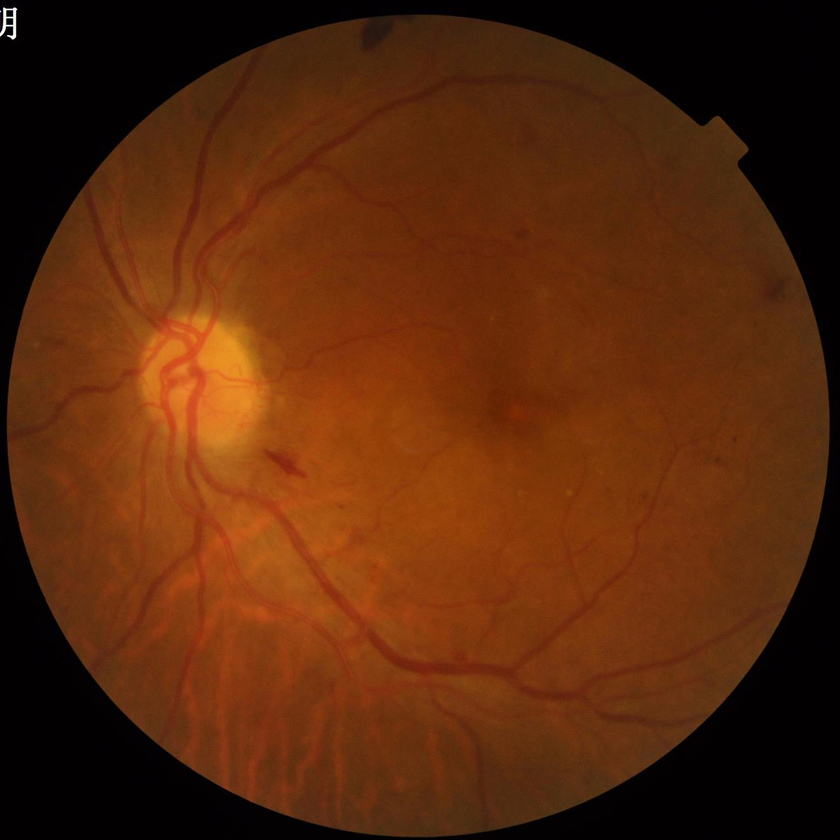
#> input picture Fundus_Project/training_set/images/100_D.png, 840 x 840 px, shrunk from 2048 x 2048 before the run, found by its file name; its folder holds only this picture in this run
$ python full_dataset_evaluation.py
#> lines starting #> are read from the running program, lines starting #| are printed output that depends on the picture; after the words box and inside, x2 and y2 are one past the last pixel; in counts of white or black regions, pixels touching at a corner belong together; long printed decimals are rounded
#> in evaluate_dataset, img is the input picture: shape (840, 840, 3); mean B, G, R 11.5, 40, 88.1
import cv2
import numpy as np
import os


# PARAMETERS TO SEARCH
GAUSSIAN_KERNELS = [51, 61]
THRESHOLD_VALUES = [8, 10, 12]
DILATION_ITERATIONS = [1, 2]


# Segmentation Function
def segment_vessels(image, gaussian_kernel, threshold_value, dilation_iter):

    # Extract green channel
#> called with gaussian_kernel = 51, threshold_value = 8, dilation_iter = 1
    green = image[:, :, 1]
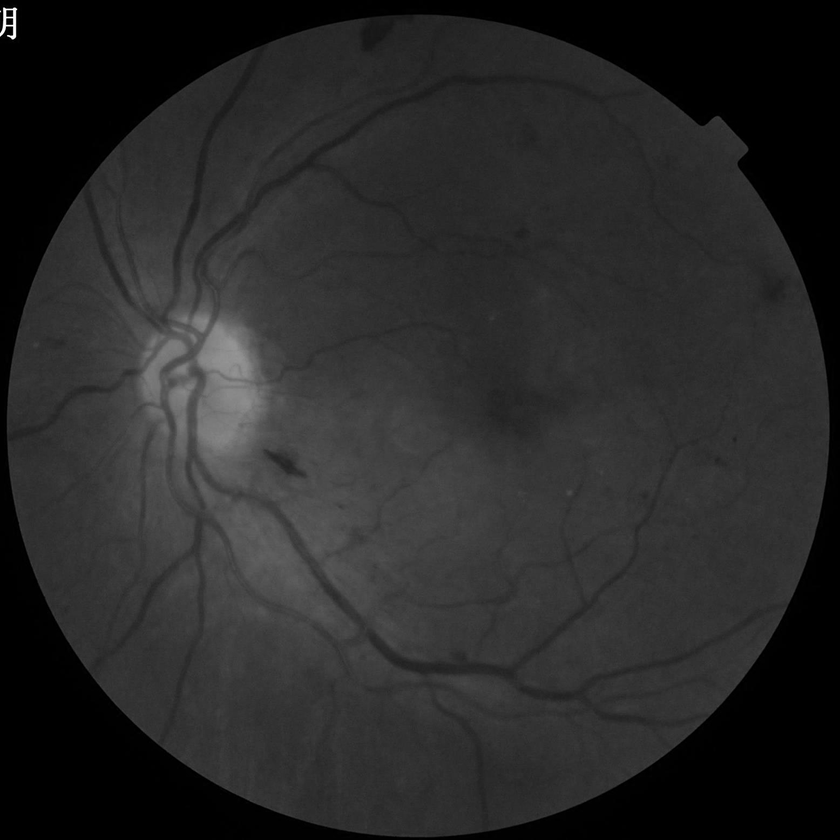
#> green: shape (840, 840); min 0, max 255, mean 40

    # Illumination correction (large Gaussian blur)
    blur_large = cv2.GaussianBlur(
        green,
        (gaussian_kernel, gaussian_kernel),
        0
    )

    corrected = cv2.subtract(blur_large, green)

    # Normalize to full intensity range
    corrected = cv2.normalize(
        corrected,
        None,
        0,
        255,
        cv2.NORM_MINMAX
    )

    # Apply circular mask (remove black borders)
    h, w = green.shape
#> h = 840; w = 840
    mask_circle = np.zeros((h, w), dtype=np.uint8)
    cv2.circle(
        mask_circle,
        (w // 2, h // 2),
        min(h, w) // 2 - 10,
        255,
        -1
    )
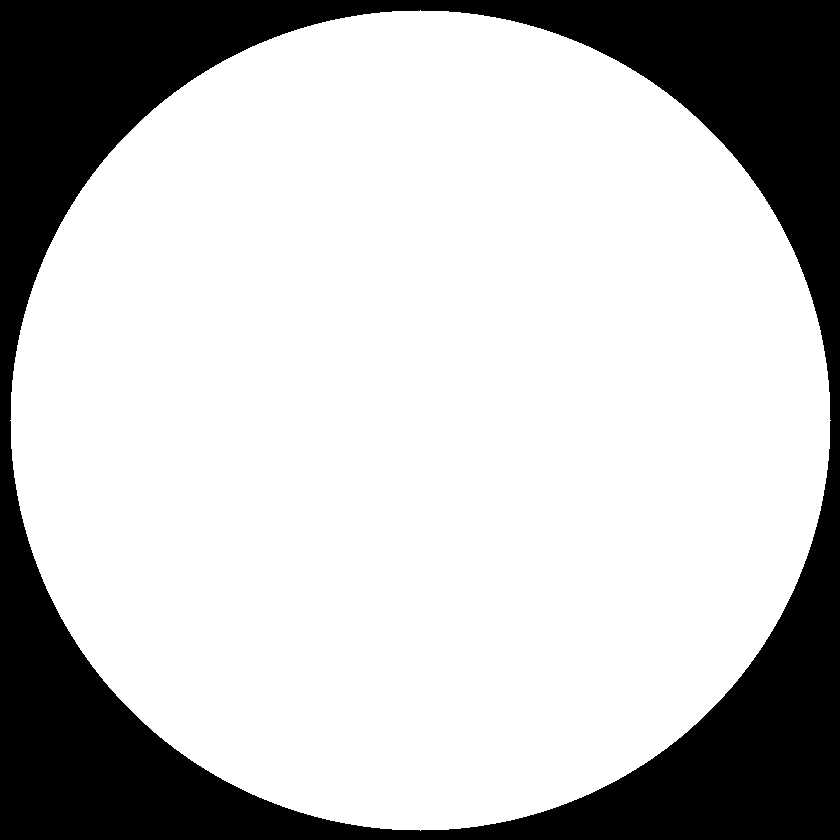
#> mask_circle: shape (840, 840); 74.8% white; 1 black region, box (x1, y1, x2, y2) and area: (0, 0, 840, 840) 177555

    corrected = cv2.bitwise_and(
        corrected,
        corrected,
        mask=mask_circle
    )

    # Global threshold
    _, binary = cv2.threshold(
        corrected,
        threshold_value,
        255,
        cv2.THRESH_BINARY
    )
#> binary: shape (840, 840); 6.6% white; 4058 white regions (3899 under 20 px), largest, box (x1, y1, x2, y2) and area: (20, 63, 450, 734) 16669, (365, 474, 666, 681) 2975, (116, 10, 705, 146) 2168

    # Dilation (recover thin vessels)
    kernel = cv2.getStructuringElement(
        cv2.MORPH_ELLIPSE,
        (3, 3)
    )

    dilated = cv2.dilate(
        binary,
        kernel,
        iterations=dilation_iter
    )
#> dilated: shape (840, 840); 12.3% white; 2321 white regions (1858 under 20 px), largest, box (x1, y1, x2, y2) and area: (19, 62, 773, 735) 34827, (115, 9, 706, 147) 3349, (107, 419, 162, 573) 1263

    # Closing (connect broken vessels)
    closed = cv2.morphologyEx(
        dilated,
        cv2.MORPH_CLOSE,
        kernel
    )
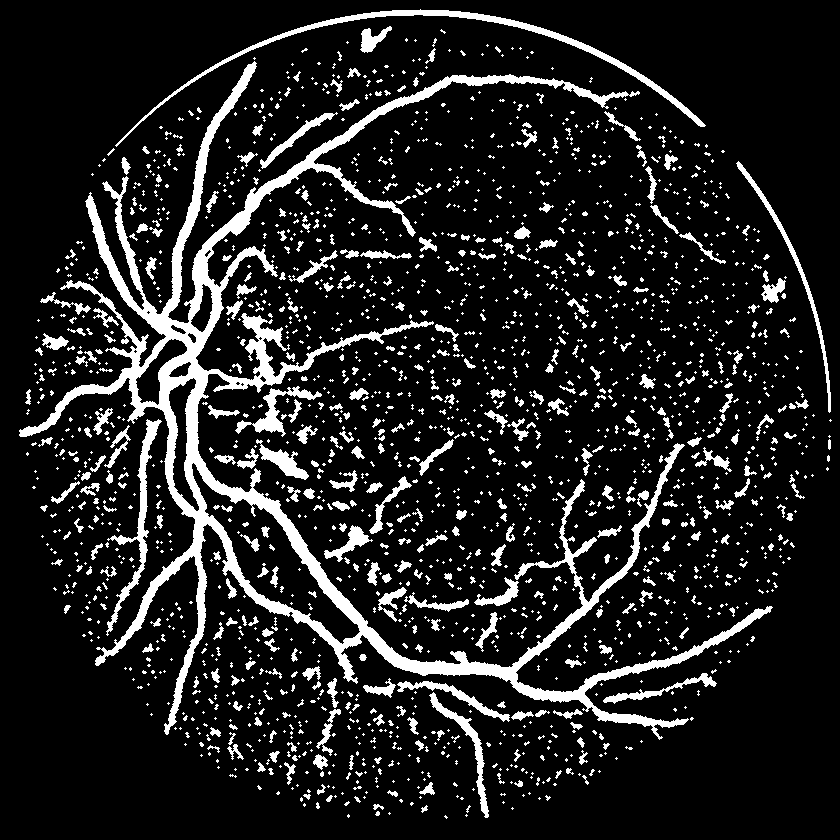
#> closed: shape (840, 840); 12.7% white; 2029 white regions (1565 under 20 px), largest, box (x1, y1, x2, y2) and area: (19, 61, 773, 740) 39250, (115, 9, 706, 147) 3349, (106, 419, 162, 636) 1672

    return closed


# Evaluation Function (Dice + Jaccard)

def evaluate_dataset(images_path,
                     masks_path,
                     gaussian_kernel,
                     threshold_value,
                     dilation_iter):

    image_files = sorted([
        f for f in os.listdir(images_path)
        if f.lower().endswith(('.png', '.jpg', '.jpeg'))
    ])

    dice_scores = []
    jaccard_scores = []

    for file in image_files:

        img_path = os.path.join(images_path, file)
        mask_path = os.path.join(masks_path, file)

        if not os.path.exists(mask_path):
            continue

        img = cv2.imread(img_path)
        if img is None:
            continue

        gt_mask = cv2.imread(mask_path, cv2.IMREAD_GRAYSCALE)
        if gt_mask is None:
            continue

        segmented = segment_vessels(
            img,
            gaussian_kernel,
            threshold_value,
            dilation_iter
        )

        seg = segmented > 0
        gt = gt_mask > 0
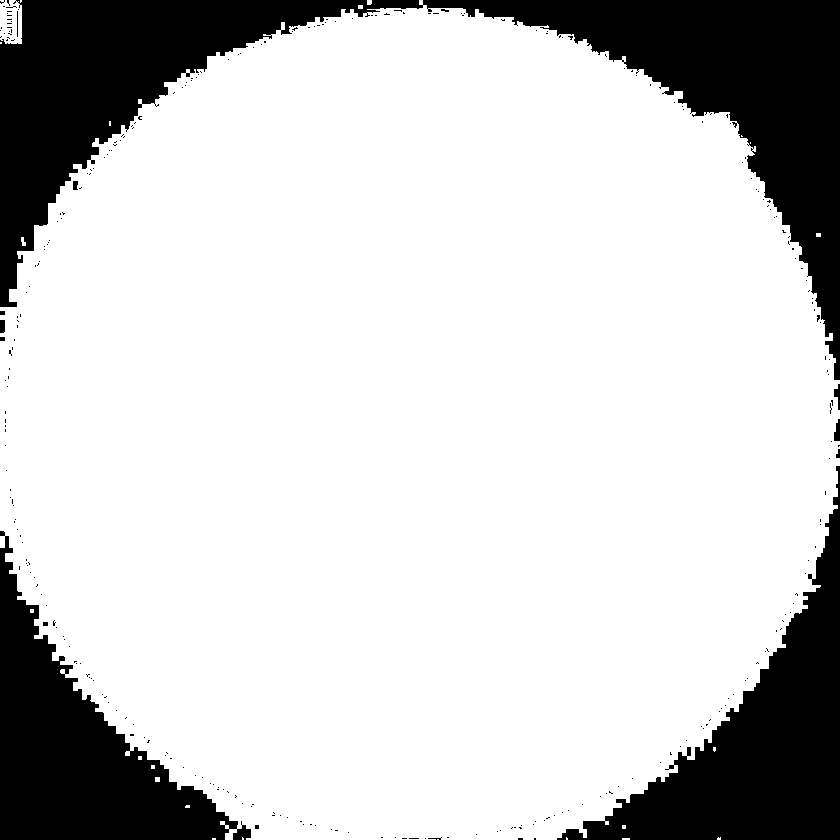
#> gt: shape (840, 840) bool; 80% white; 299 black regions (287 under 20 px), largest, box (x1, y1, x2, y2) and area: (0, 0, 840, 380) 77899, (557, 466, 840, 840) 32886, (0, 531, 251, 840) 29523

        intersection = np.logical_and(seg, gt)
#> intersection: shape (840, 840) bool; 12.6% white; 2029 white regions (1566 under 20 px), largest, box (x1, y1, x2, y2) and area: (19, 61, 773, 740) 39250, (116, 9, 706, 147) 2973, (106, 419, 162, 636) 1672
        union = np.logical_or(seg, gt)
#> union: shape (840, 840) bool; 80% white; 231 black regions (219 under 20 px), largest, box (x1, y1, x2, y2) and area: (0, 0, 840, 380) 77638, (557, 466, 840, 840) 32886, (0, 531, 251, 840) 29523

        dice = (
            2 * intersection.sum()
            / (seg.sum() + gt.sum() + 1e-8)
        )
#> dice = 0.273

        jaccard = (
            intersection.sum()
            / (union.sum() + 1e-8)
        )
#> jaccard = 0.158

        dice_scores.append(dice)
        jaccard_scores.append(jaccard)

    return np.mean(dice_scores), np.mean(jaccard_scores)


# GRID SEARCH ON TRAINING SET

training_images_path = "/content/EE7204_Image_Processing_Assessment01/Fundus_Project/training_set/images"
training_masks_path  = "/content/EE7204_Image_Processing_Assessment01/Fundus_Project/training_set/masks"

best_dice = 0
best_jaccard = 0
best_params = None

print("Running Final Optimized Search...\n")

for gk in GAUSSIAN_KERNELS:
    for T in THRESHOLD_VALUES:
        for d in DILATION_ITERATIONS:

            avg_dice, avg_jaccard = evaluate_dataset(
                training_images_path,
                training_masks_path,
                gk,
                T,
                d
            )
#> avg_dice = 0.273; avg_jaccard = 0.158

            print(f"Kernel={gk}, T={T}, Dil={d} → "
                  f"Dice={avg_dice:.4f}, "
                  f"Jaccard={avg_jaccard:.4f}")
#| Kernel=51, T=8, Dil=1 → Dice=0.2730, Jaccard=0.1581

            if avg_dice > best_dice:
                best_dice = avg_dice
#> best_dice = 0.273
                best_jaccard = avg_jaccard
#> best_jaccard = 0.158
                best_params = (gk, T, d)


print("\nBest Training Parameters:")
print("Gaussian Kernel:", best_params[0])
print("Threshold:", best_params[1])
print("Dilation Iter:", best_params[2])
print("Best Training Dice:", best_dice)
#| Best Training Dice: 0.3918
print("Best Training Jaccard:", best_jaccard)
#| Best Training Jaccard: 0.2436


# VALIDATION SET EVALUATION

validation_images_path = "/content/EE7204_Image_Processing_Assessment01/Fundus_Project/validation_set/images"
validation_masks_path  = "/content/EE7204_Image_Processing_Assessment01/Fundus_Project/validation_set/masks"

val_dice, val_jaccard = evaluate_dataset(
    validation_images_path,
    validation_masks_path,
    best_params[0],
    best_params[1],
    best_params[2]
)
#> in segment_vessels (call 13), `dilated = cv2.dilate( binary, kernel, iterations=dilation_iter )`: dilated: shape (840, 840); 19.2% white; 1439 white regions (678 under 20 px), largest, box (x1, y1, x2, y2) and area: (19, 61, 774, 736) 55414, (114, 8, 707, 148) 4534, (362, 680, 548, 819) 2983
#> in segment_vessels (call 13), `closed = cv2.morphologyEx( dilated, cv2.MORPH_CLOSE, kernel )`: closed: shape (840, 840); 19.6% white; 1237 white regions (552 under 20 px), largest, box (x1, y1, x2, y2) and area: (19, 61, 774, 736) 59302, (106, 8, 707, 157) 4576, (362, 679, 548, 819) 3033
#> in evaluate_dataset (call 13), `intersection = np.logical_and(seg, gt)`:
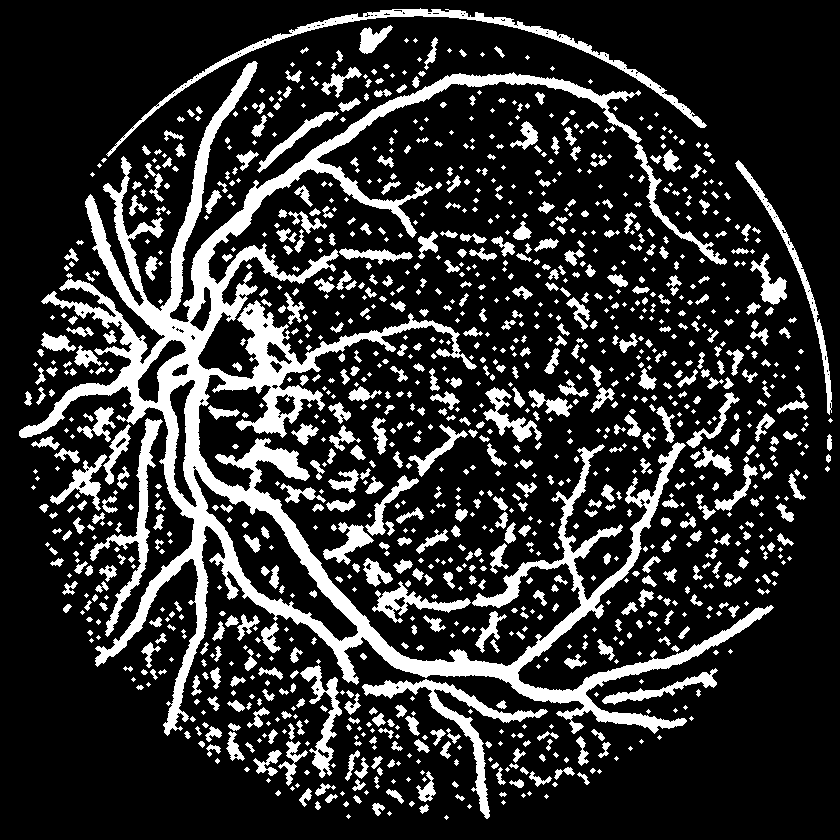
#> intersection: shape (840, 840) bool; 19.5% white; 1237 white regions (552 under 20 px), largest, box (x1, y1, x2, y2) and area: (19, 61, 774, 736) 59302, (106, 8, 707, 157) 4022, (362, 679, 548, 819) 3033
#> in evaluate_dataset (call 13), `union = np.logical_or(seg, gt)`:
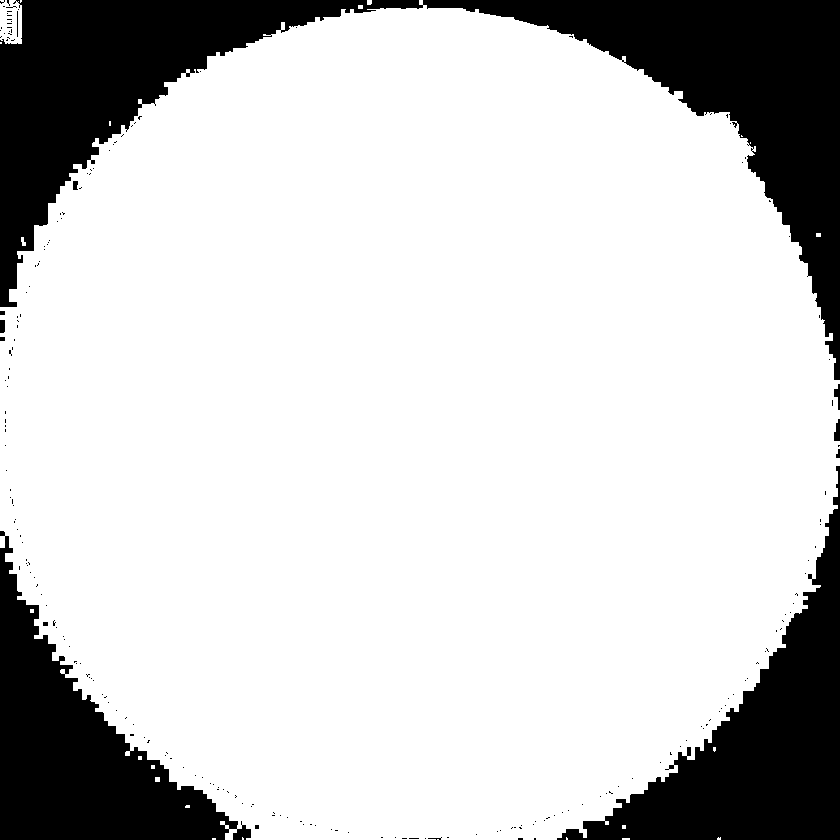
#> union: shape (840, 840) bool; 80% white; 219 black regions (207 under 20 px), largest, box (x1, y1, x2, y2) and area: (0, 0, 840, 380) 77476, (557, 466, 840, 840) 32886, (0, 531, 251, 840) 29523
#> in evaluate_dataset (call 13), `dice = ( 2 * intersection.sum() / (seg.sum() + gt.sum() + 1e-8) )`: dice = 0.392
#> in evaluate_dataset (call 13), `jaccard = ( intersection.sum() / (union.sum() + 1e-8) )`: jaccard = 0.244
#> val_dice = 0.392; val_jaccard = 0.244

print("\nValidation Dice:", val_dice)
#| Validation Dice: 0.3918
print("Validation Jaccard:", val_jaccard)
#| Validation Jaccard: 0.2436
